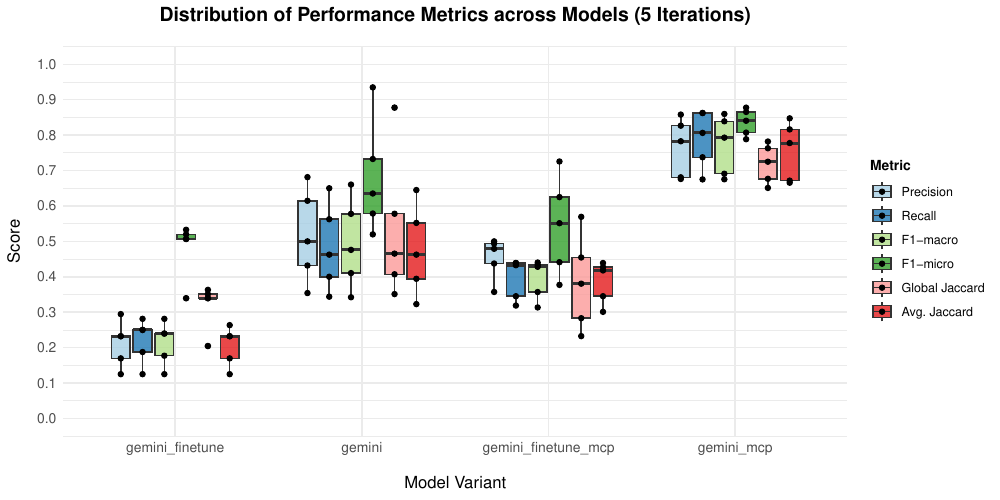

Source code (R):
library(tidyverse) # Includes ggplot2 and tidyr

# --- Data Preparation ---
data_raw <- tribble(
  ~Iteration, ~Model, ~Precision, ~Recall, ~F1_macro, ~F1_micro, ~Global_Jaccard, ~Average_Jaccard,
  1, "gemini", 0.6146, 0.5625, 0.5777, 0.7326, 0.5780, 0.5521,
  1, "gemini_finetune", 0.1696, 0.1875, 0.1771, 0.5328, 0.3631, 0.1696,
  1, "gemini_finetune_mcp", 0.4938, 0.4326, 0.4340, 0.6250, 0.4545, 0.4275,
  1, "gemini_mcp", 0.8580, 0.8625, 0.8598, 0.8776, 0.7819, 0.8474,
  
  2, "gemini", 0.3540, 0.3438, 0.3421, 0.5786, 0.4071, 0.3228,
  2, "gemini_finetune", 0.2321, 0.2500, 0.2396, 0.5067, 0.3393, 0.2321,
  2, "gemini_finetune_mcp", 0.4375, 0.3451, 0.3569, 0.4412, 0.2830, 0.3451,
  2, "gemini_mcp", 0.7827, 0.8063, 0.7929, 0.7885, 0.6509, 0.7776,
  
  3, "gemini", 0.5000, 0.4625, 0.4759, 0.6352, 0.4654, 0.4625,
  3, "gemini_finetune", 0.2946, 0.2812, 0.2812, 0.5198, 0.3512, 0.2634,
  3, "gemini_finetune_mcp", 0.3571, 0.3187, 0.3134, 0.3771, 0.2324, 0.3009,
  3, "gemini_mcp", 0.6809, 0.7375, 0.6910, 0.8071, 0.6766, 0.6715,
  
  4, "gemini", 0.6813, 0.6500, 0.6604, 0.9349, 0.8777, 0.6449,
  4, "gemini_finetune", 0.1250, 0.1250, 0.1250, 0.3394, 0.2044, 0.1250,
  4, "gemini_finetune_mcp", 0.4790, 0.4389, 0.4282, 0.7256, 0.5693, 0.4179,
  4, "gemini_mcp", 0.8267, 0.8625, 0.8390, 0.8655, 0.7629, 0.8162,
  
  5, "gemini", 0.4318, 0.4000, 0.4104, 0.5197, 0.3511, 0.3943,
  5, "gemini_finetune", 0.2321, 0.2500, 0.2396, 0.5067, 0.3393, 0.2321,
  5, "gemini_finetune_mcp", 0.5000, 0.4389, 0.4402, 0.5513, 0.3805, 0.4389,
  5, "gemini_mcp", 0.6761, 0.6750, 0.6753, 0.8406, 0.7250, 0.6656
)

data_raw$Model <- factor(data_raw$Model, levels = c("gemini_finetune", "gemini", "gemini_finetune_mcp", "gemini_mcp"))

data_long <- data_raw %>%
  pivot_longer(
    cols = c(Precision, Recall, F1_macro, F1_micro, Global_Jaccard, Average_Jaccard),
    names_to = "Metric",
    values_to = "Value"
  )

data_long$Metric <- factor(data_long$Metric,
                           levels = c("Precision", "Recall", "F1_macro", "F1_micro", "Global_Jaccard", "Average_Jaccard"),
                           labels = c("Precision", "Recall", "F1-macro", "F1-micro", "Global Jaccard", "Avg. Jaccard"))

plot_all_metrics <- ggplot(data_long, aes(x = Model, y = Value, fill = Metric)) +
  geom_boxplot(position = position_dodge(width = 0.7), width = 0.6, alpha = 0.8) +
  geom_point(position = position_dodge(width = 0.7), alpha = 1, size = 1.5, color = "black") +
  labs(
    title = "Distribution of Performance Metrics across Models (5 Iterations)",
    x = "Model Variant",
    y = "Score",
    fill = "Metric"
  ) +
  scale_y_continuous(limits = c(0, 1), breaks = seq(0, 1, by = 0.1)) +
  theme_minimal() +
  theme(
    plot.title = element_text(
      hjust = 0.5,
      face = "bold",
      size = 14,
      margin = margin(b = 15)
    ),
    axis.title.x = element_text(size = 12, margin = margin(t = 15)),
    axis.title.y = element_text(size = 12, margin = margin(r = 10)),
    axis.text.x = element_text(size = 10),
    axis.text.y = element_text(size = 10),
    legend.title = element_text(size = 10, face = "bold"),
    legend.text = element_text(size = 9)
  ) +
  scale_fill_brewer(palette = "Paired")

plot_all_metrics
# Save as pdf
pdf_output_path <- "boxplot.pdf"

ggsave(filename = pdf_output_path,
       plot = plot_all_metrics,
       width = 10,
       height = 5,
       units = "in",
       dpi = 1200)

cat(paste0("Boxplot saved to: ", pdf_output_path, "\n"))